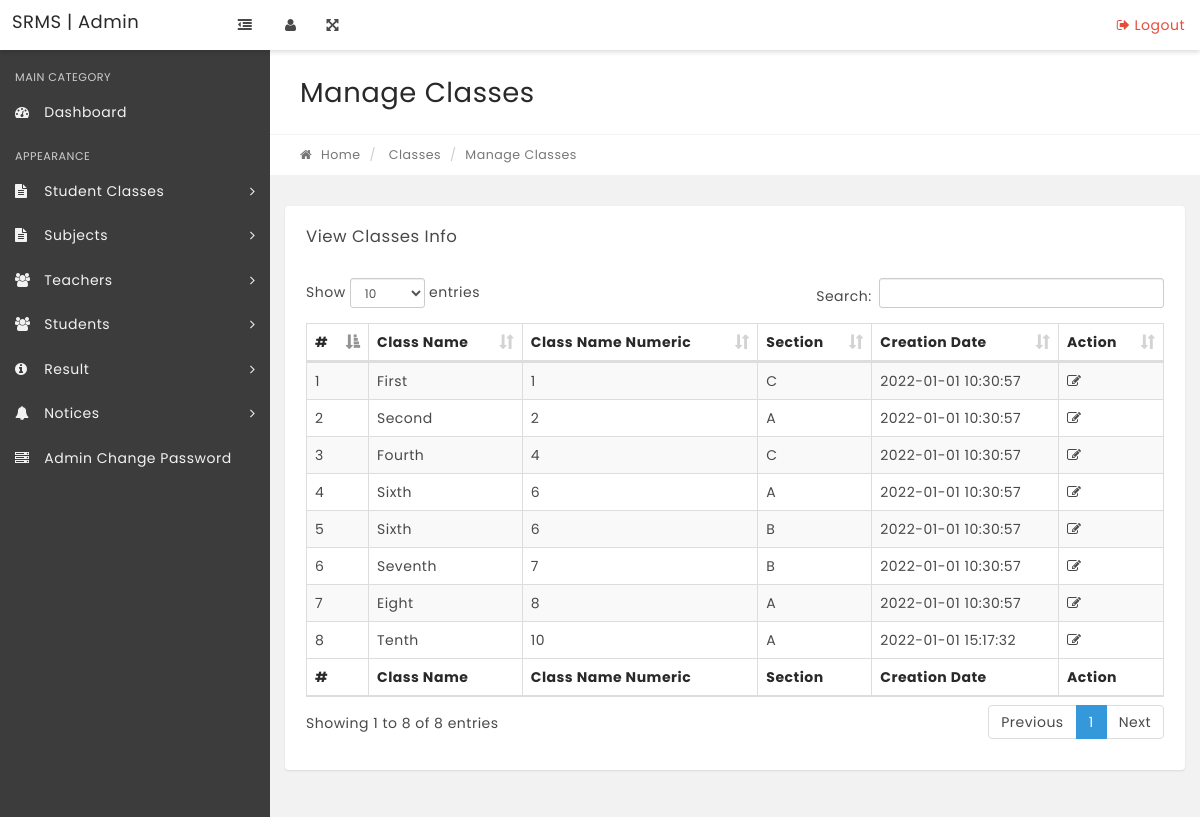
/manage-classes.php, run on the app's committed database.
### tables this page shows
CREATE TABLE `tblclasses` (
  `id` int(11) NOT NULL,
  `ClassName` varchar(80) DEFAULT NULL,
  `ClassNameNumeric` int(4) DEFAULT NULL,
  `Section` varchar(5) DEFAULT NULL,
  `CreationDate` timestamp NULL DEFAULT current_timestamp(),
  `UpdationDate` timestamp NULL DEFAULT NULL
);

### manage-classes.php (the view, shortened to what this page needs)
<?php
include('includes/config.php');
if(strlen($_SESSION['alogin'])=="")
    {
    header("Location: index.php");
    }
    else{
?>
<!DOCTYPE html>
<html lang="en">
    <head>
        <link rel="stylesheet" href="css/bootstrap.min.css" media="screen" >
        <link rel="stylesheet" href="css/font-awesome.min.css" media="screen" >
        <link rel="stylesheet" href="css/animate-css/animate.min.css" media="screen" >
        <link rel="stylesheet" href="css/lobipanel/lobipanel.min.css" media="screen" >
        <link rel="stylesheet" href="css/prism/prism.css" media="screen" >
        <link rel="stylesheet" type="text/css" href="js/DataTables/datatables.min.css"/>
        <link rel="stylesheet" href="css/main.css" media="screen" >
    </head>
    <body class="top-navbar-fixed">
        <div class="main-wrapper">
   <?php include('includes/topbar.php');?>
            <div class="content-wrapper">
                <div class="content-container">
<?php include('includes/leftbar.php');?>
                    <div class="main-page">
                        <div class="container-fluid">
                            <div class="row page-title-div">
                                <div class="col-md-6">
                                    <h2 class="title">Manage Classes</h2>
                                </div>
                            </div>
                            <div class="row breadcrumb-div">
                                <div class="col-md-6">
                                    <ul class="breadcrumb">
            							<li><a href="dashboard.php"><i class="fa fa-home"></i> Home</a></li>
                                        <li> Classes</li>
            							<li class="active">Manage Classes</li>
            						</ul>
                                </div>
                            </div>
                        </div>
                        <section class="section">
                            <div class="container-fluid">
                                <div class="row">
                                    <div class="col-md-12">
                                        <div class="panel">
                                            <div class="panel-heading">
                                                <div class="panel-title">
                                                    <h5>View Classes Info</h5>
                                                </div>
                                            </div>
                                            <div class="panel-body p-20">
                                                <table id="example" class="display table table-striped table-bordered" cellspacing="0" width="100%">
                                                    <thead>
                                                        <tr>
                                                            <th>#</th>
                                                            <th>Class Name</th>
                                                            <th>Class Name Numeric</th>
                                                            <th>Section</th>
                                                            <th>Creation Date</th>
                                                            <th>Action</th>
                                                        </tr>
                                                    </thead>
                                                    <tfoot>
                                                        <tr>
                                                          <th>#</th>
                                                            <th>Class Name</th>
                                                            <th>Class Name Numeric</th>
                                                            <th>Section</th>
                                                            <th>Creation Date</th>
                                                            <th>Action</th>
                                                        </tr>
                                                    </tfoot>
                                                    <tbody>
<?php $sql = "SELECT * from tblclasses";
$query = $dbh->prepare($sql);
$query->execute();
$results=$query->fetchAll(PDO::FETCH_OBJ);
$cnt=1;
if($query->rowCount() > 0)
{
foreach($results as $result)
{   ?>
<tr>
 <td><?php echo htmlentities($cnt);?></td>
                                                            <td><?php echo htmlentities($result->ClassName);?></td>
                                                            <td><?php echo htmlentities($result->ClassNameNumeric);?></td>
                                                            <td><?php echo htmlentities($result->Section);?></td>
                                                            <td><?php echo htmlentities($result->CreationDate);?></td>
<td>
<a href="edit-class.php?classid=<?php echo htmlentities($result->id);?>"><i class="fa fa-edit" title="Edit Record"></i> </a>
</td>
</tr>
<?php $cnt=$cnt+1;}} ?>
                                                    </tbody>
                                                </table>
                                            </div>
                                        </div>
                                    </div>
                                                </div>
                                            </div>
                                        </div>
                                    </div>
                                </div>
                            </div>
    </body>
</html>
<?php } ?>

### data on the page
tblclasses: ClassName "First", ClassNameNumeric "1", Section "C", CreationDate "2022-01-01 10:30:57"
tblclasses: ClassName "Second", ClassNameNumeric "2", Section "A", CreationDate "2022-01-01 10:30:57"
tblclasses: ClassName "Fourth", ClassNameNumeric "4", Section "C", CreationDate "2022-01-01 10:30:57"
tblclasses: ClassName "Sixth", ClassNameNumeric "6", Section "A", CreationDate "2022-01-01 10:30:57"
tblclasses: ClassName "Sixth", ClassNameNumeric "6", Section "B", CreationDate "2022-01-01 10:30:57"
tblclasses: ClassName "Seventh", ClassNameNumeric "7", Section "B", CreationDate "2022-01-01 10:30:57"
tblclasses: ClassName "Eight", ClassNameNumeric "8", Section "A", CreationDate "2022-01-01 10:30:57"
tblclasses: ClassName "Tenth", ClassNameNumeric "10", Section "A", CreationDate "2022-01-01 15:17:32"
